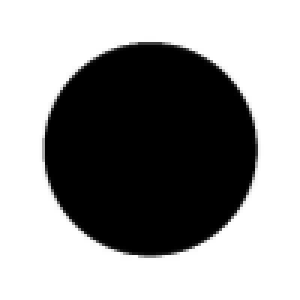
#> input picture file.png, 100 x 100 px (shown 3 times larger)
$ python zadanie4.py
#> lines starting #> are read from the running program, lines starting #| are printed output that depends on the picture
import numpy as np
from numpy.typing import NDArray
import matplotlib.pyplot as plt
from PIL import Image

def keys_kernel(points, offset, width):
    # Obliczam róznice współrzędnych x i y
    x_roznica = np.abs(points[:, 0] - offset[0])
    y_roznica = np.abs(points[:, 1] - offset[1])
    # Obliczam wagi oparte na odległościach punktu od przesunięcia w zakresie jądra
    waga = (1 - x_roznica / width) * (1 - y_roznica / width)
    # Zwracam tylko wagi które mieszczą się w zakresie jądra, reszta a ustawione 0
    return np.where((x_roznica < width) & (y_roznica < width), waga, 0)

def image_interpolate2d(image: NDArray, ratio: int) -> NDArray:
     # Pobieram wymiary oryginalnego obrazu
#> called with ratio = 2
    height, width = image.shape
#> height = 100; width = 100
    # Obliczam wymiary inerpolowanego obrazu
    target_shape = (height * ratio, width * ratio)
#> target_shape = (200, 200)
    # Dla interpolowanego obrazu tworzę siatkę punktów
    siatka = np.array([
        [i / ratio, j / ratio]  # Każdy punkt w przesstrzeni interpolacji jest mapowanym do jego żrófłowych wartości
        for i in range(target_shape[0])  # Iteruje po wszystkich wierszach docelowego obrazu
        for j in range(target_shape[1])  # Iteruje po wszytskich kolumnach obrazu docelowego
    ])
    # Inicjalizacja pustej macierzy dla interpolowanego obrazu
    interpolowany_obraz = np.zeros(target_shape)
    # Ustawiam szerokość jądra
    w = 1
    # Proces interpolacji
     # Iteruje po kązdym pikselu oryginalnego obrazu
    for i in range(height):
        for j in range(width):
            punkt = np.array([i, j])  # Pozycja aktualnego piksela
            value = image[i, j]
            # Obliczenie wartości jądra dla wszystkich punktów siatki interpolacji i skalowanie ich przez wartość piksela
            wartosci = keys_kernel(siatka, offset=punkt, width=w) * value
            # Wartości jądra są dodawane do docelowych pozycji obrazu interpolowanego
            interpolowany_obraz += wartosci.reshape(target_shape)
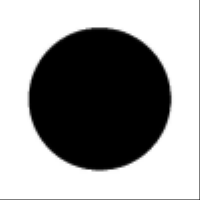
#> interpolowany_obraz: shape (200, 200) float64; min 0, max 255, mean 152.2
    return interpolowany_obraz  # Funkcja zwraca interpolowany obraz

if __name__ == "__main__":
    image_path = "file.png"
    # Konwersja obrazu do skali szarości
    image = Image.open(image_path).convert('L')
    # Konwersja obrazu do tablicy NumPy
    image_array = np.array(image)
    # Interpolacja obrazu z określonym współczynnikiem skalowania
    # Współczynnik skalowania
    scaling_factor = 2
    interpolated_image = image_interpolate2d(image_array, scaling_factor)

    plt.figure(figsize=(10, 5))
    plt.subplot(1, 2, 1)
    plt.title("Oryginalny obraz")
    plt.imshow(image_array, cmap='gray')
    plt.axis('off')
    plt.subplot(1, 2, 2)
    plt.title("Interpolowany obraz (Keys Kernel)")
    plt.imshow(interpolated_image, cmap='gray')
    plt.axis('off')
    plt.show()
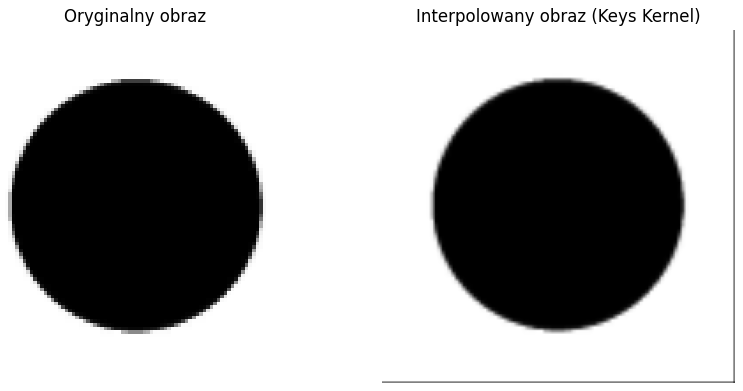
#> figure drawn by matplotlib, 2 panels
